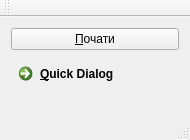
<?xml version="1.0" encoding="UTF-8"?>
<ui version="4.0">
 <class>MainWindow</class>
 <widget class="QMainWindow" name="MainWindow">
  <property name="geometry">
   <rect>
    <x>0</x>
    <y>0</y>
    <width>190</width>
    <height>140</height>
   </rect>
  </property>
  <property name="windowTitle">
   <string>Вступний Діалог</string>
  </property>
  <widget class="QWidget" name="centralWidget">
   <layout class="QGridLayout" name="gridLayout">
    <item row="0" column="0">
     <widget class="QPushButton" name="pushButton">
      <property name="text">
       <string>&amp;Почати</string>
      </property>
     </widget>
    </item>
    <item row="1" column="0">
     <widget class="QCommandLinkButton" name="commandLinkButton">
      <property name="text">
       <string>&amp;Quick Dialog</string>
      </property>
     </widget>
    </item>
   </layout>
  </widget>
  <widget class="QMenuBar" name="menuBar">
   <property name="geometry">
    <rect>
     <x>0</x>
     <y>0</y>
     <width>190</width>
     <height>21</height>
    </rect>
   </property>
  </widget>
  <widget class="QToolBar" name="mainToolBar">
   <attribute name="toolBarArea">
    <enum>TopToolBarArea</enum>
   </attribute>
   <attribute name="toolBarBreak">
    <bool>false</bool>
   </attribute>
  </widget>
  <widget class="QStatusBar" name="statusBar"/>
 </widget>
 <layoutdefault spacing="6" margin="11"/>
 <resources/>
 <connections/>
</ui>
